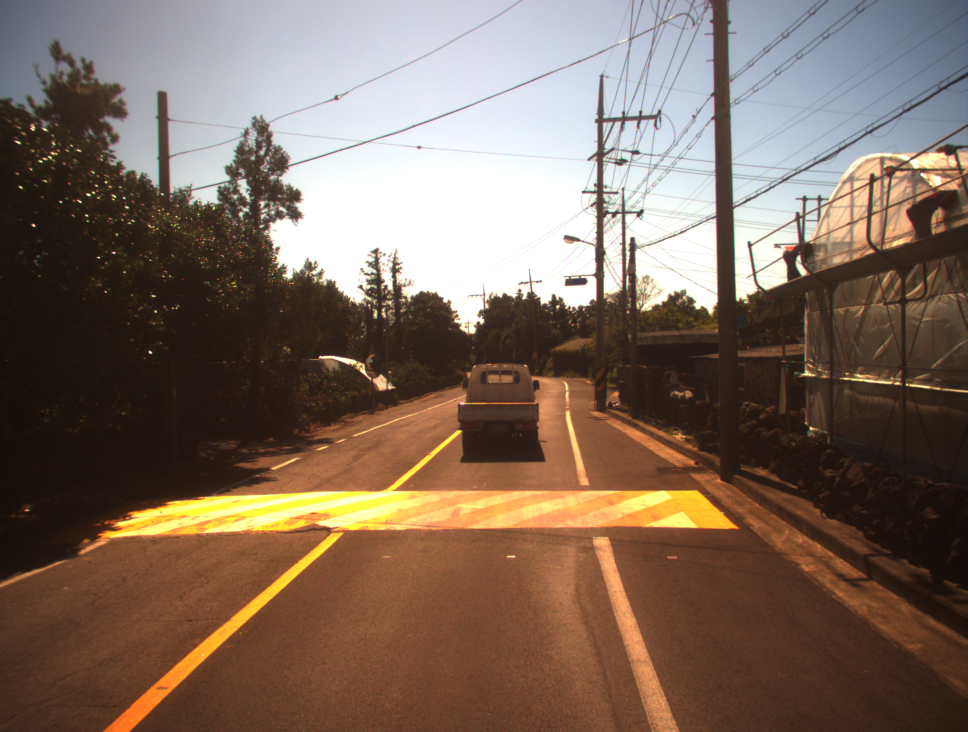
#> input picture python/lane_detection/sample/image/1/1937718.png, 1936 x 1464 px (shown at 1/2 size)
$ python -i lanetype.py   (imports and definitions only)
#> lines starting #> are read from the running program, lines starting #| are printed output that depends on the picture; after the words box and inside, x2 and y2 are one past the last pixel; in counts of white or black regions, pixels touching at a corner belong together
#> further down, picture is the input picture: shape (1464, 1936, 3); mean B, G, R 92.3, 105.8, 125.1
import numpy as np
import cv2

# [6 lines left out: function draw_linear_graph, not called in this run]

def yellow_filter(image):
    white = np.array([255, 255, 255], np.uint8)
    CMY_img = white - image
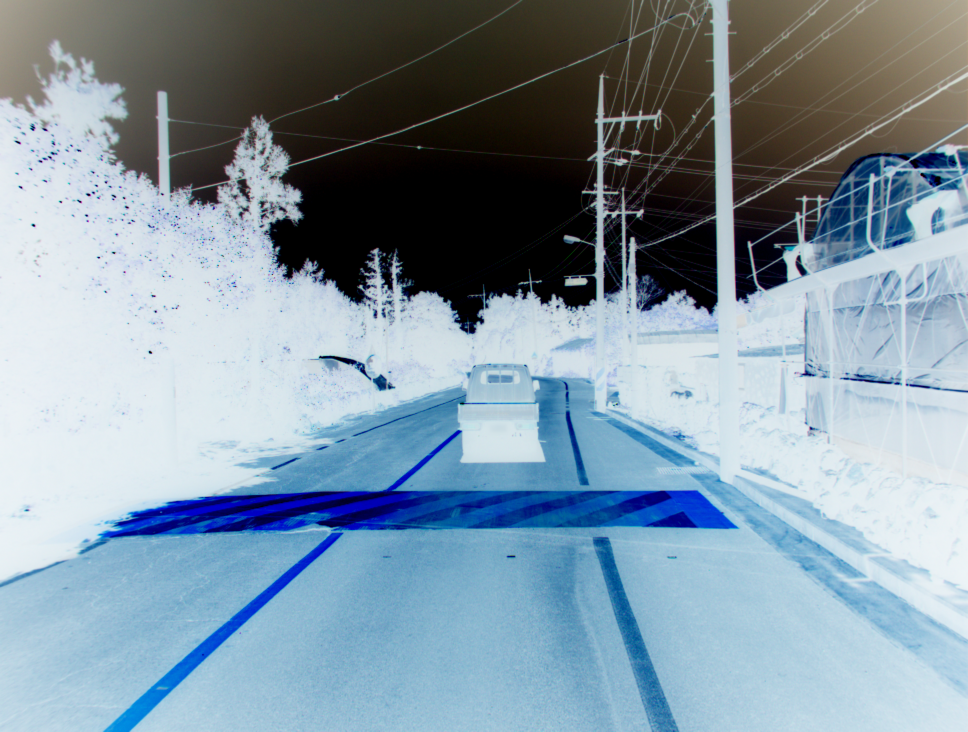
#> CMY_img: shape (1464, 1936, 3) (shown at 1/2 size); mean B, G, R 162.7, 149.2, 129.9

    cmy = cv2.split(CMY_img)
    black = cv2.min(cmy[0], cv2.min(cmy[1], cmy[2]))
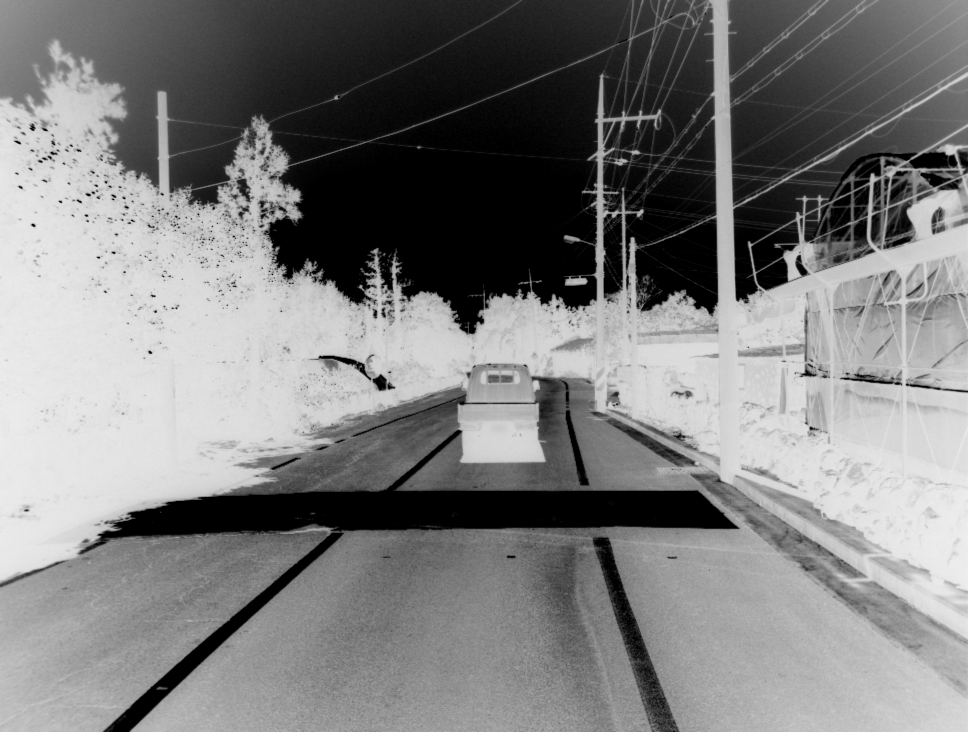
#> black: shape (1464, 1936) (shown at 1/2 size); min 0, max 240, mean 125.3
    yellow, _, _ = cmy - black
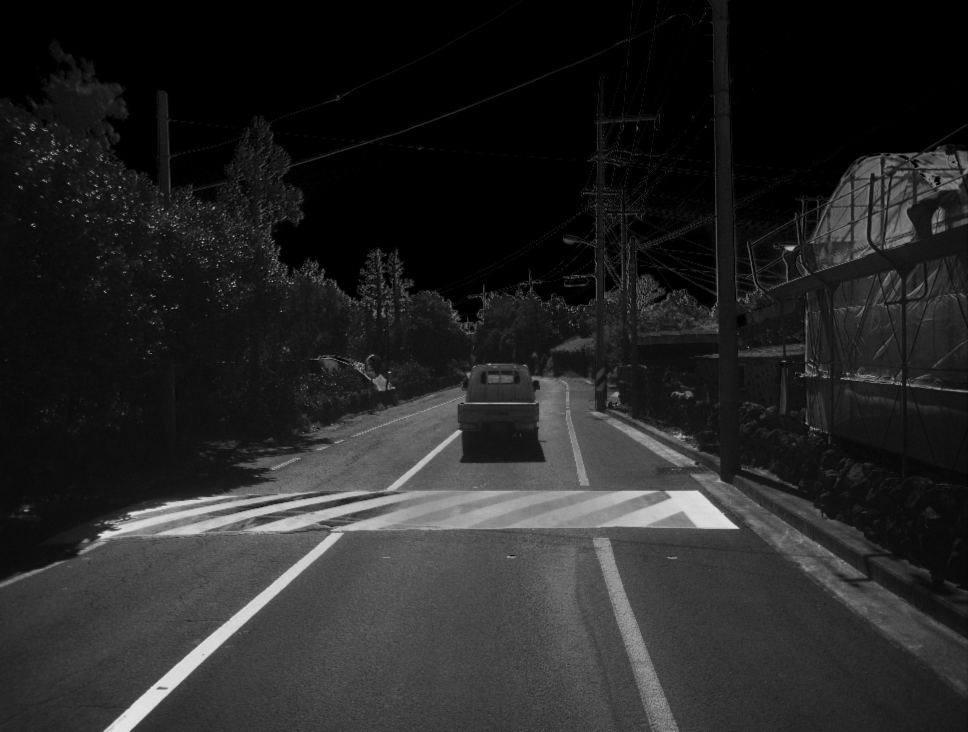
#> yellow: shape (1464, 1936) (shown at 1/2 size); min 0, max 236, mean 37.4

    yellow = cv2.threshold(yellow, 50, 255, cv2.THRESH_BINARY)[1]
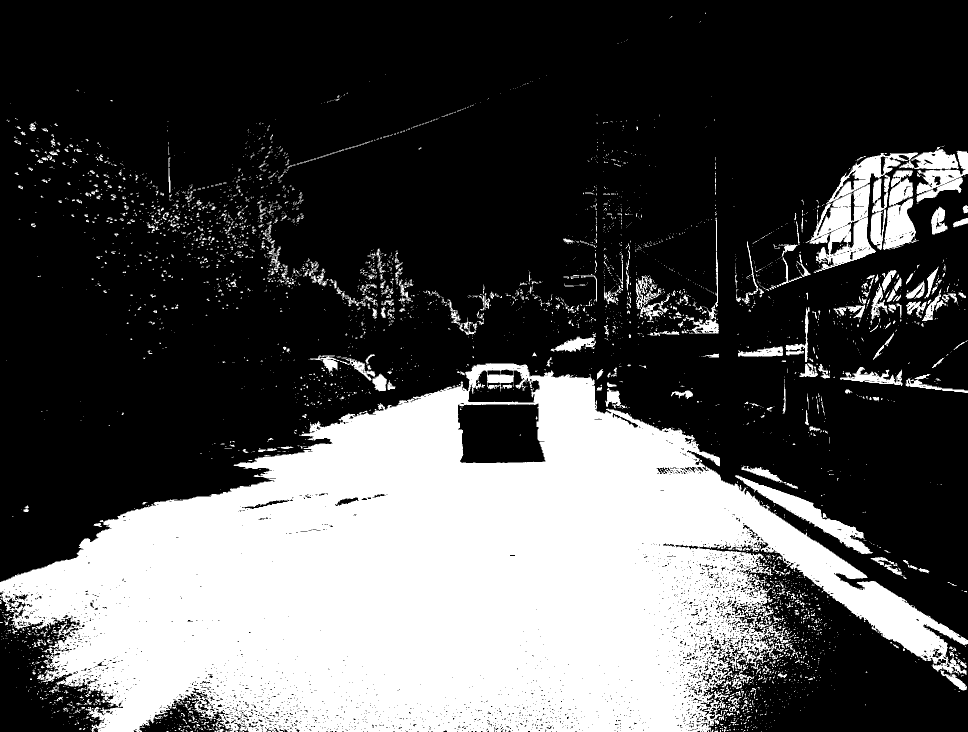
#> yellow: shape (1464, 1936) (shown at 1/2 size); 31.6% white; 4328 white regions (3800 under 20 px), largest, box (x1, y1, x2, y2) and area: (0, 726, 1936, 1464) 791259, (1618, 305, 1836, 544) 18761, (1470, 950, 1746, 1108) 7649

    masked = cv2.bitwise_and(image, image, mask=yellow)
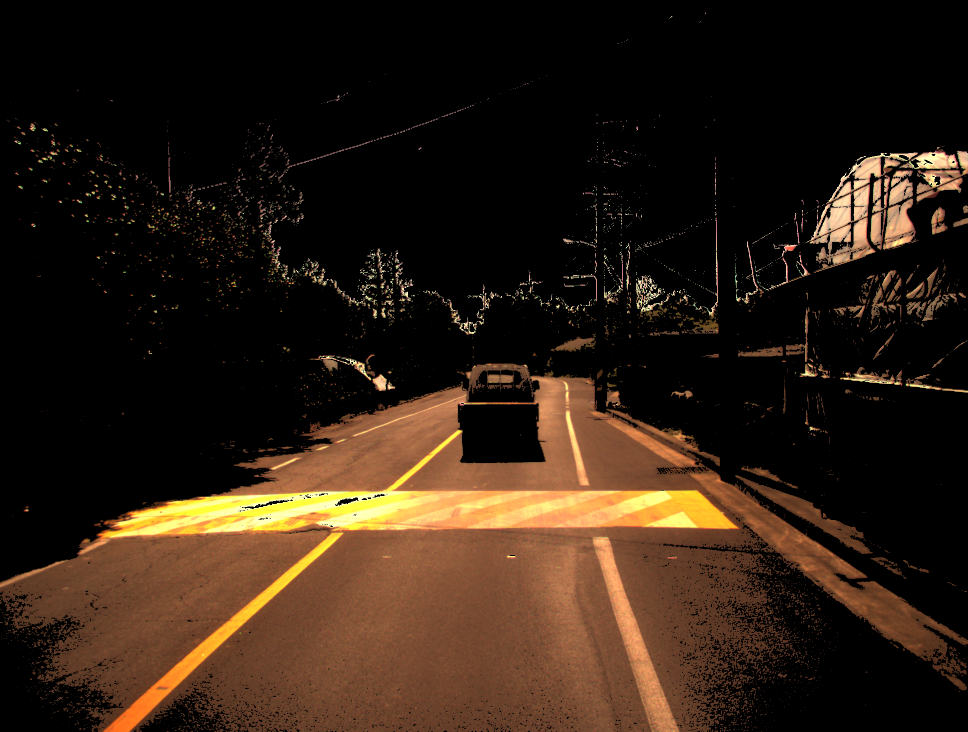
#> masked: shape (1464, 1936, 3) (shown at 1/2 size); mean B, G, R 19, 31.1, 46

    return masked


# [132 lines left out: functions color_filter, wrapping, lane_state, not called in this run]

>>> import cv2
>>> picture = cv2.imread('python/lane_detection/sample/image/1/1937718.png')
>>> result = yellow_filter(picture)
